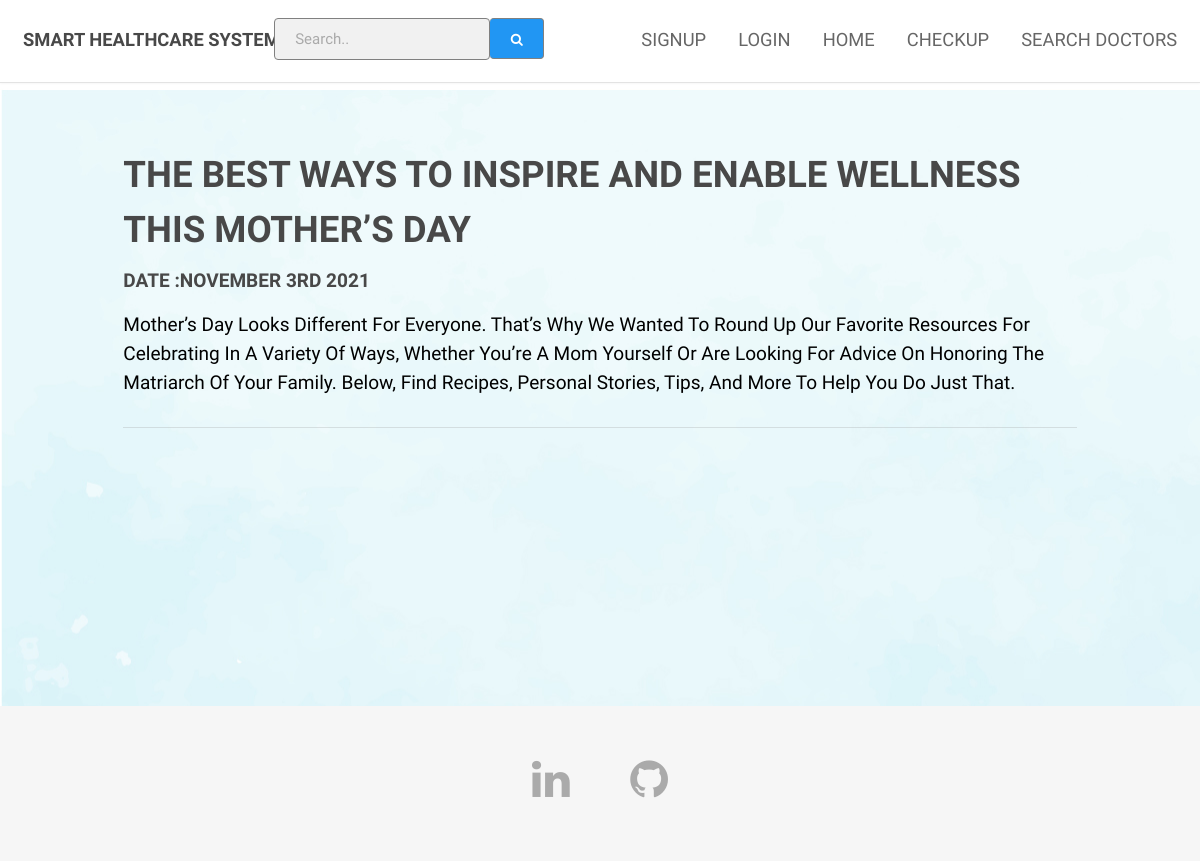
The app's page /blog/2/ with its own data.
### blog/models.py (models this page shows, shortened)
class Blog(models.Model):
    title = models.CharField(max_length=200)
    description = models.TextField(max_length=1000)
    date=models.DateField()

### blog/views.py (the view)
# urls.py: path('<int:blog_id>/',views.detail, name='detail'),
def detail(request, blog_id):
    list_disease = []
    disease_obj = database.objects.all()
    for d in disease_obj:
        list_disease.append(d.disease)
    blog =get_object_or_404(Blog, pk=blog_id)
    return render(request, 'blog/detail.html',{'blog': blog,"disease": list_disease})

### blog/templates/blog/detail.html (shortened to what this page needs)
<!DOCTYPE HTML>
<html xmlns="http://www.w3.org/1999/html">
	{% load static %}
	<head>
		<link rel="stylesheet" href="{% static 'predict/assets/css/main.css' %}" />
	</head>
	<body>
			<header id="header">
				{% if user.is_authenticated %}
					<h1>Logged in as {{ user.username }}</h1>
				{% else %}
					<h1><strong><a href="{% url 'index' %}">Smart healthcare system</a></strong></h1>
				{% endif %}
				<nav id="nav">
					<ul>
						<li class="search_wrap">
					<form class="example" method="get" action="{% url 'disease_search' %}" style="position: absolute; color: black; margin-top: -28px; margin-left: -59%; max-width: 300px;">
					<input type="text" name="search2" id="search"  placeholder="Search.." list="searchresults" autocomplete="off" />
						<button type="submit"><i class="fa fa-search"></i></button>
					</form>
				</li>
						{% if user.is_authenticated %}
							<li><a href="{% url 'myReports' %}">My Reports</a></li>
						{% else %}
							<li><a href="{% url 'signupuser' %}">SignUp</a></li>
							<li><a href="{% url 'loginuser' %}">Login</a></li>
						{% endif %}
						<li><a href="{% url 'index' %}">Home</a></li>
						<li><a href="{% url 'home' %}">Checkup</a></li>
						<li><a href="{% url 'doctor_search' %}">Search Doctors</a></li>
					</ul>
				</nav>
			</header>
			<section id="main" class="wrapper">
				<div class="container">
					<header class="major special">
                        <h2 color="white">{{ blog.title }}</h2>
                        <p><strong>Date :{{ blog.date|date:'F jS Y' }} </strong></p>
                        <p class="search_data">{{ blog.description|safe }}</p>
						<hr>
                    </header>
				</div>
            </section>
			<footer id="footer">
				<div class="container">
					<ul class="icons">
						<li><a href="https://www.linkedin.com/in/mayank-joshi-219658191/" class="icon fa-linkedin" target="_blank"></a></li>
						<li><a href="https://github.com/Mayank-J0shi" class="icon fa-github" target="_blank"></a></li>
					</ul>
				</div>
			</footer>
	</body>
</html>

### records on screen
Blog: title "THE BEST WAYS TO INSPIRE AND ENABLE WELLNESS THIS MOTHER’S DAY", date "NOVEMBER 3RD 2021", description "Mother’s Day Looks Different For Everyone. That’s Why We Wanted To Round Up Our Favorite Resources For Celebrating In A Variety Of Ways, Whether You’re A Mom Yourself Or Are Looking For Advice On Honoring The Matriarch Of Your Family. Below, Find Recipes, Personal Stories, Tips, And More To Help You Do Just That."
